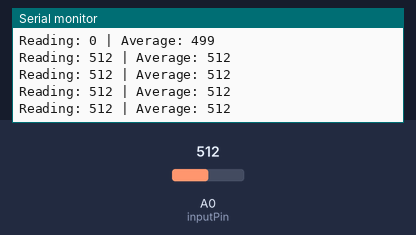
A sketch run on a simulated Arduino Uno, built with avr-gcc and run on an emulated ATmega328P. Shown: the last lines printed to the serial monitor. The test bench sets the inputs (shaded band); at power-on: A0 (inputPin) = 512.

Above: at 1.2 s.
1.3 s: A0 (inputPin) set to 806
At 2.1 s:
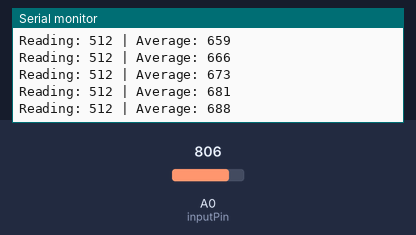
4.3 s: A0 (inputPin) set to 820
At 5.0 s:
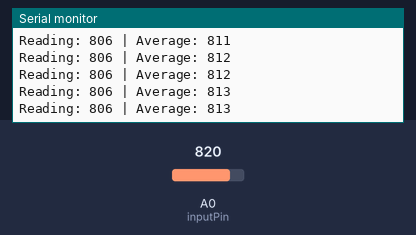
Timing chart, 0 to 7.3 s (numbered marks = the images above; inputs shaded):
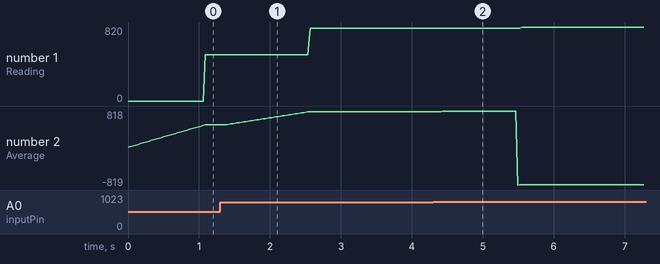

Measured:
- after the input at 1.3 s, the serial monitor: prints a new line after 0.09 s (image 1)
- after the input at 4.3 s, the serial monitor: prints a new line after 0.14 s (image 2)
- plotted number 1: 512 → 806 after the input at 1.3 s, 806 → 820 after the input at 4.3 s
- plotted number 2: 512 → 806 after the input at 1.3 s, 806 → -818 after the input at 4.3 s

The sketch:

basicReadSensor.ino
```cpp
// Define the number of samples to keep track of.  The higher the number,
// the more the readings will be smoothed, but the slower the output will
// respond to the input.  Using a constant rather than a normal variable lets
// use this value to determine the size of the readings array.
const int numReadings = 40;

int readings[numReadings];      // the readings from the analog input
int index = 0;                  // the index of the current reading
int total = 0;                  // the running total
int average = 0;                // the average

int inputPin = A0;

void setup()
{
  // initialize serial communication with computer:
  Serial.begin(9600);
  // initialize all the readings to 0:
  for (int thisReading = 0; thisReading < numReadings; thisReading++)
    readings[thisReading] = 0;
}

void loop() {
  // subtract the last reading:
  total= total - readings[index];
  // read from the sensor:
  readings[index] = analogRead(inputPin);
  // add the reading to the total:
  total= total + readings[index];
  // advance to the next position in the array:
  index = index + 1;

  // if we're at the end of the array...
  if (index >= numReadings)
    // ...wrap around to the beginning:
    index = 0;

  // calculate the average:
  average = total / numReadings;
  // send it to the computer as ASCII digits
  Serial.println("Reading: "+String(readings[index])+" | Average: "+String(average));
  delay(1);        // delay in between reads for stability
}
```
